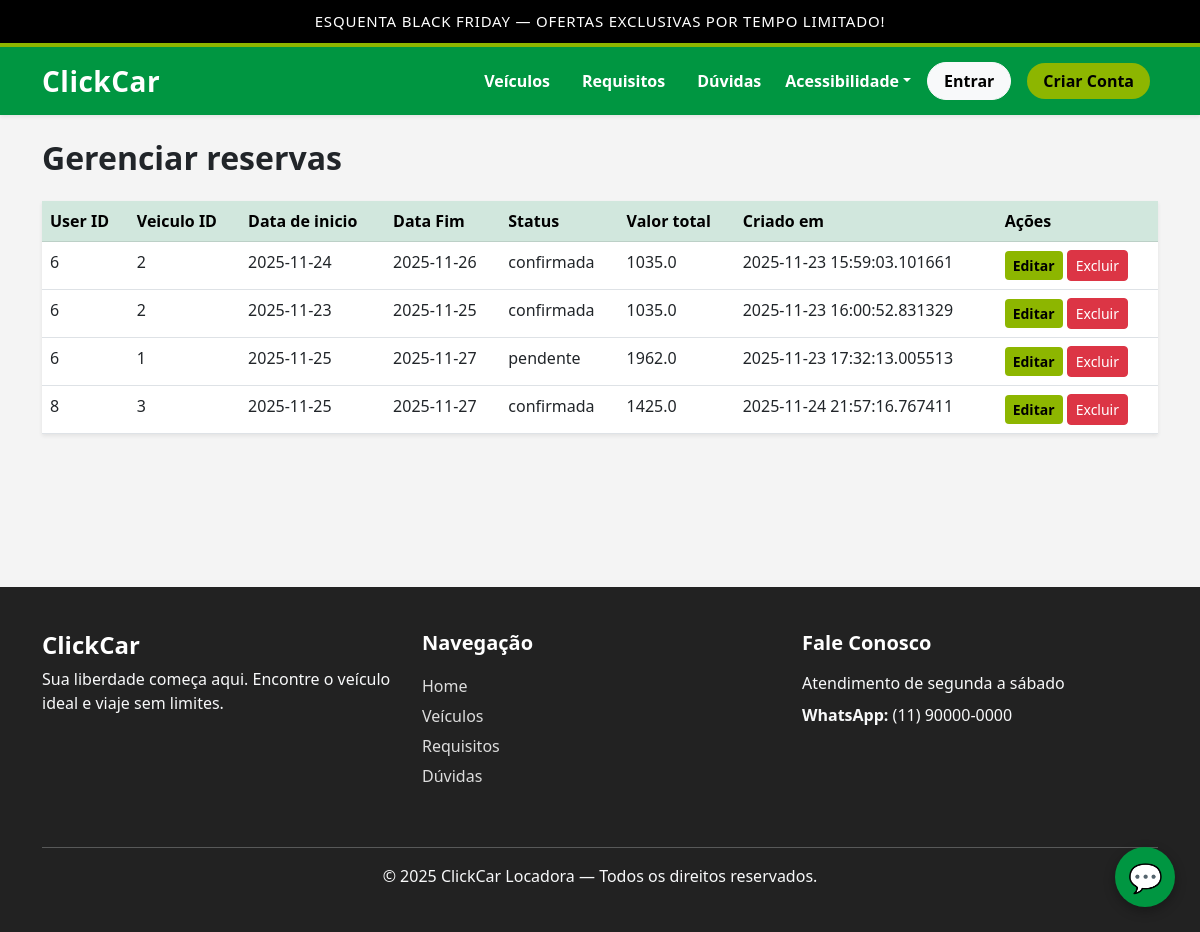
/admin/reservas, run on an earlier commit of the app's database.
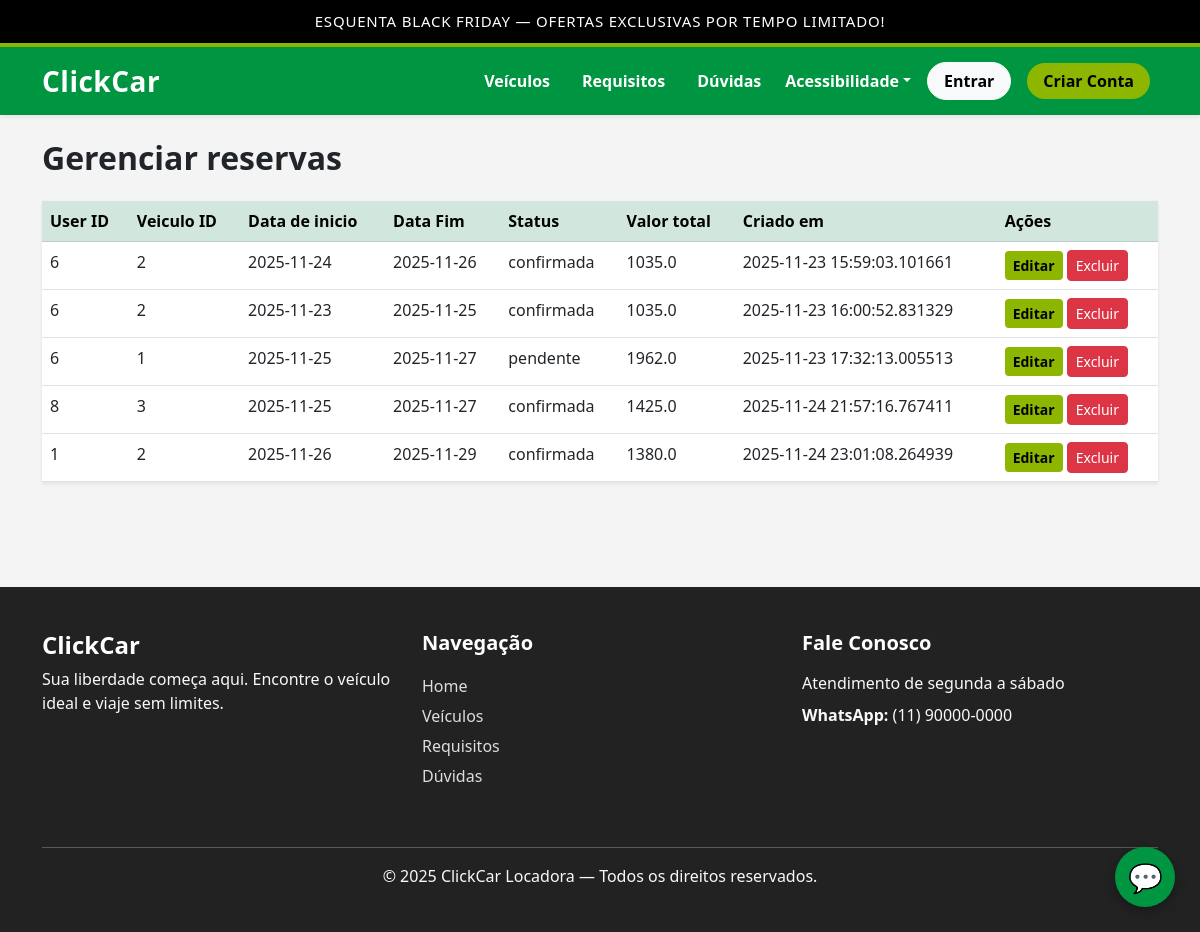
And on a later commit of the database.
### models/models.py (models this page shows)
class Reserva(db.Model):
    __tablename__ = 'reservas'
    id = db.Column(db.Integer, primary_key=True)
    user_id = db.Column(db.Integer, db.ForeignKey(
        'usuarios.id'), nullable=False)
    veiculo_id = db.Column(db.Integer, db.ForeignKey(
        'veiculos.id'), nullable=False)
    data_inicio = db.Column(db.Date, nullable=False)
    data_fim = db.Column(db.Date, nullable=False)
    status = db.Column(db.String(30), default='pendente')
    valor_total = db.Column(db.Float)
    criado_em = db.Column(db.DateTime, default=datetime.utcnow)
    veiculo = db.relationship('Veiculo', backref='reservas')

### controllers/controller.py (the view)
@main.route("/admin/reservas")
def listar_reservas():
    db = SessionLocal()
    reservas = db.query(Reserva).all()
    return render_template("admin/rentals/list.html", reservas=reservas)

### templates/admin/rentals/list.html (shortened to what this page needs)
{% extends 'base.html' %}
{% block content %}
<h2 class="fw-bold mb-4">Gerenciar reservas</h2>
<table class="table table-hover shadow-sm bg-white">
    <thead class="table-success">
        <tr>
            <th>User ID</th>
            <th>Veiculo ID</th>
            <th>Data de inicio</th>
            <th>Data Fim</th>
            <th>Status</th>
            <th>Valor total</th>
            <th>Criado em</th>
            <th> Ações </th>
        </tr>
    </thead>
    <tbody>
        {% for r in reservas %}
        <tr>
            <td>{{ r.user_id }}</td>
            <td>{{ r.veiculo_id }}</td>
            <td>{{ r.data_inicio }}</td>
            <td>{{ r.data_fim }}</td>
            <td>{{ r.status }}</td>
            <td>{{ r.valor_total  }}</td>
            <td>{{ r.criado_em }}</td>
            <td>
                <a href="{{ url_for('main.edit_reserva',id=r.id) }}" class="btn btn-warning btn-sm">Editar</a>
                <a href="{{ url_for('main.excluir_reserva',reserva_id=r.id) }}"
                   onclick="return confirm('Excluir cliente?')"
                   class="btn btn-danger btn-sm">Excluir</a>
            </td>
        </tr>
        {% endfor %}
    </tbody>
</table>
{% endblock %}

What changed in the data, as far as the page shows it:
added Reserva: user_id "1", veiculo_id "2", data_inicio "2025-11-26", data_fim "2025-11-29", status "confirmada", valor_total "1380.0", criado_em "2025-11-24 23:01:08.264939"
